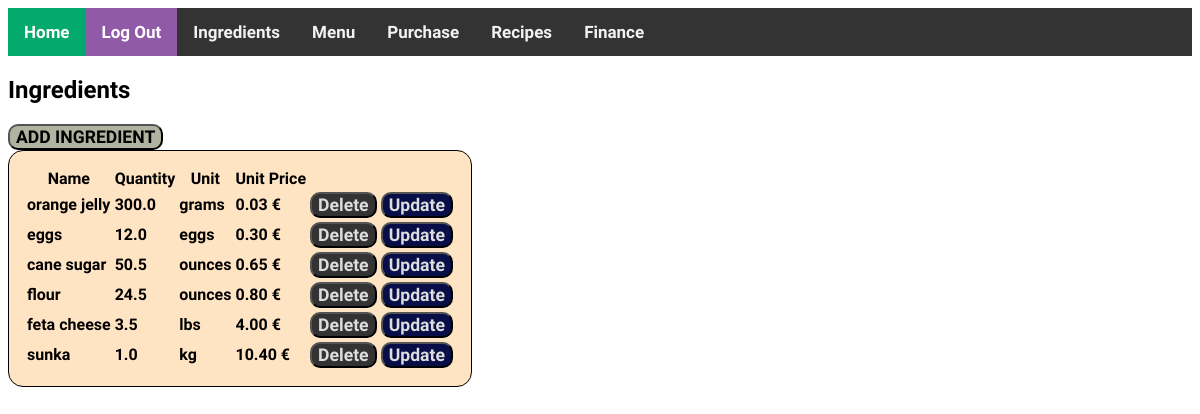
Page /ingredients/ (signed in) on the earlier database version.
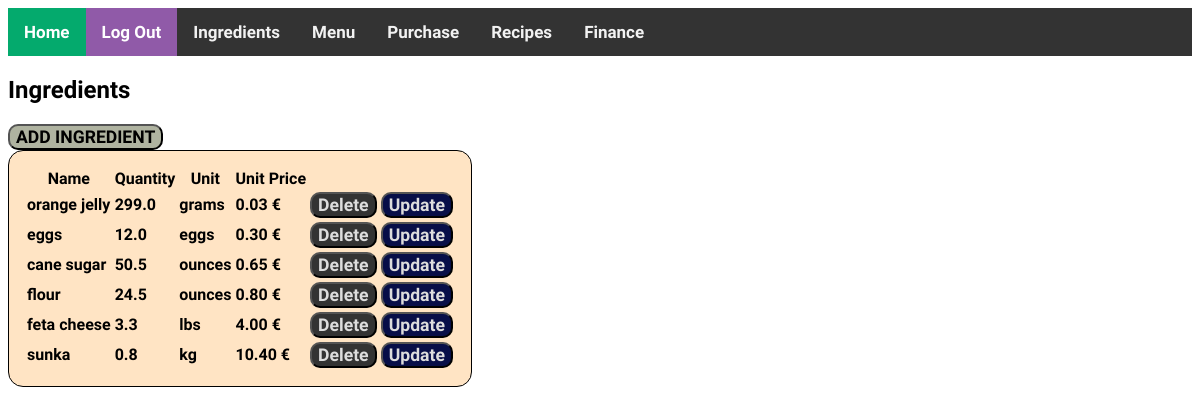
Same page on the later database version.
### inventory/models.py (models this page shows, shortened)
class Ingredient(models.Model):
    name = models.CharField(max_length=200)
    quantity = models.FloatField(default=0)
    quantity_type = models.CharField(max_length=200)
    price = models.FloatField(default=0)

### inventory/views.py (the view)
# urls.py: path('ingredients/', views.IngredientView.as_view(),name='ingredients'),
class IngredientView(LoginRequiredMixin, ListView):
    model = Ingredient
    template_name = 'inventory/ingredients.html'

### inventory/templates/inventory/ingredients.html (shortened to what this page needs)
{% extends 'base.html' %}
{% load static %}
{% block content %}
<h2>Ingredients</h2>
    <table class="inventory-table">
        <a href="{% url 'create_ingredient' %}"><button class="create-button">ADD INGREDIENT</button></a>
        <thead>
            <tr>
                <th>Name</th>
                <th>Quantity</th>
                <th>Unit</th>
                <th>Unit Price</th>
            </tr>
        </thead>
        <tbody>
        {% for ingredient in object_list %}
            <tr>
                <td>{{ ingredient.name }}</td>
                <td>{{ ingredient.quantity }}</td>
                <td>{{ ingredient.quantity_type }}</td>
                <td class="price">{{ ingredient.price|stringformat:".2f" }} €</td>
                <td><a href="{% url "delete_ingredient" ingredient.id %}"><button class="del-button">Delete</button></a></td>
                <td><a href="{% url "update_ingredient" ingredient.id %}"><button class="update-button">Update</button></a></td>
            </tr>
        {% endfor %}
        </tbody>
    </table>
{% endblock %}

Differences in the rows shown:
changed Ingredient "orange jelly": quantity "300.0" → "299.0"
changed Ingredient "feta cheese": quantity "3.5" → "3.3"
changed Ingredient "sunka": quantity "1.0" → "0.8"
